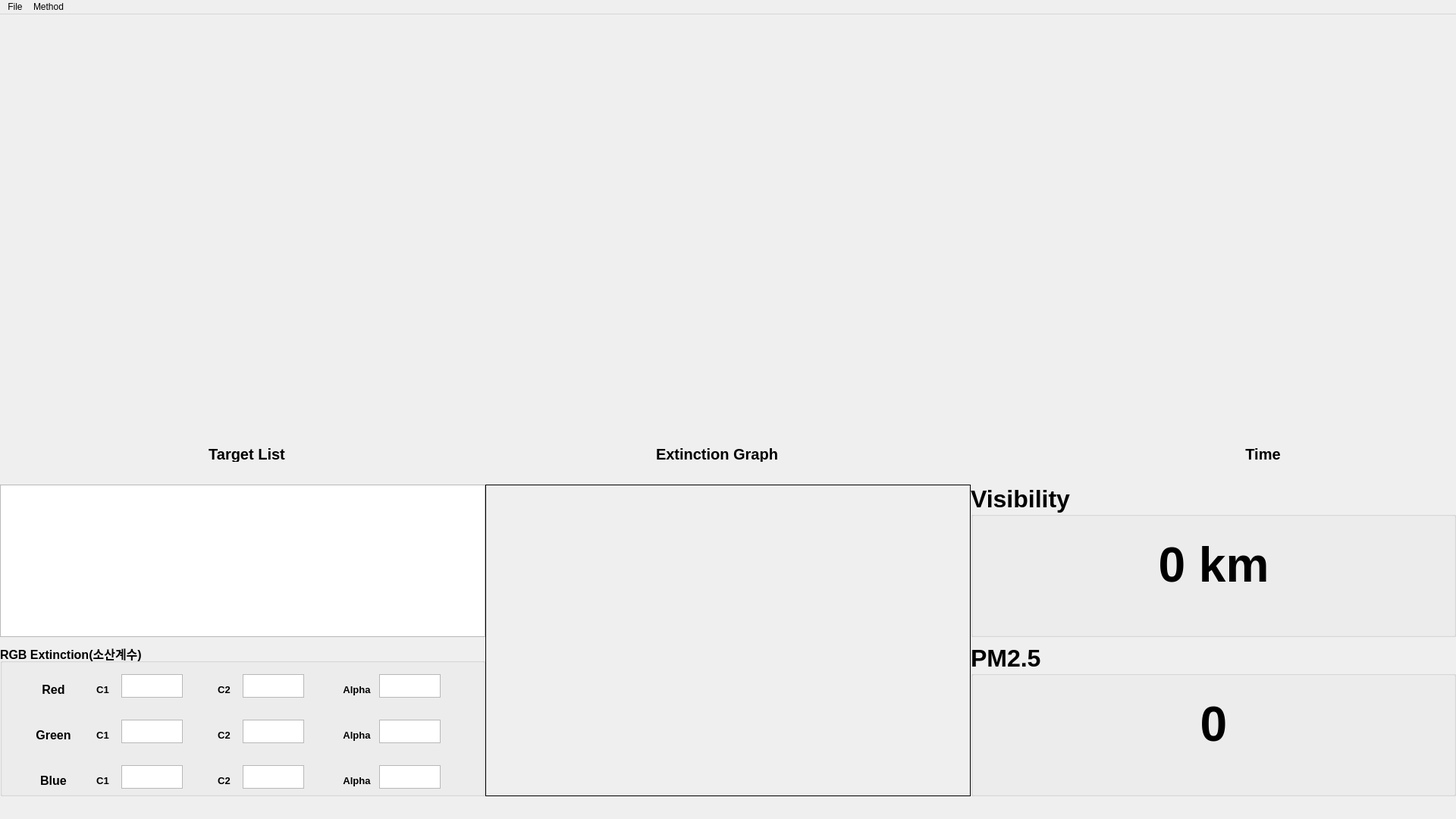
<?xml version="1.0" encoding="UTF-8"?>
<ui version="4.0">
 <class>MainWindow</class>
 <widget class="QMainWindow" name="MainWindow">
  <property name="geometry">
   <rect>
    <x>0</x>
    <y>0</y>
    <width>1920</width>
    <height>1080</height>
   </rect>
  </property>
  <property name="minimumSize">
   <size>
    <width>1920</width>
    <height>0</height>
   </size>
  </property>
  <property name="maximumSize">
   <size>
    <width>1920</width>
    <height>1080</height>
   </size>
  </property>
  <property name="windowTitle">
   <string>ND01</string>
  </property>
  <property name="statusTip">
   <string notr="true"/>
  </property>
  <property name="styleSheet">
   <string notr="true"/>
  </property>
  <widget class="QWidget" name="centralwidget">
   <property name="maximumSize">
    <size>
     <width>1920</width>
     <height>1080</height>
    </size>
   </property>
   <property name="mouseTracking">
    <bool>true</bool>
   </property>
   <property name="styleSheet">
    <string notr="true"/>
   </property>
   <widget class="QWidget" name="gridLayoutWidget">
    <property name="geometry">
     <rect>
      <x>0</x>
      <y>0</y>
      <width>1921</width>
      <height>551</height>
     </rect>
    </property>
    <layout class="QGridLayout" name="gridLayout">
     <property name="sizeConstraint">
      <enum>QLayout::SetDefaultConstraint</enum>
     </property>
     <property name="spacing">
      <number>0</number>
     </property>
    </layout>
   </widget>
   <widget class="QLabel" name="image_label">
    <property name="geometry">
     <rect>
      <x>0</x>
      <y>0</y>
      <width>1919</width>
      <height>540</height>
     </rect>
    </property>
    <property name="styleSheet">
     <string notr="true"/>
    </property>
    <property name="text">
     <string/>
    </property>
    <property name="scaledContents">
     <bool>true</bool>
    </property>
   </widget>
   <widget class="QLabel" name="graph_label">
    <property name="geometry">
     <rect>
      <x>640</x>
      <y>620</y>
      <width>640</width>
      <height>411</height>
     </rect>
    </property>
    <property name="maximumSize">
     <size>
      <width>16777215</width>
      <height>16777215</height>
     </size>
    </property>
    <property name="font">
     <font>
      <pointsize>30</pointsize>
      <weight>75</weight>
      <bold>true</bold>
     </font>
    </property>
    <property name="styleSheet">
     <string notr="true">border: 1px solid black;
</string>
    </property>
    <property name="text">
     <string/>
    </property>
    <property name="alignment">
     <set>Qt::AlignCenter</set>
    </property>
   </widget>
   <widget class="QListWidget" name="imagelist">
    <property name="geometry">
     <rect>
      <x>0</x>
      <y>620</y>
      <width>640</width>
      <height>201</height>
     </rect>
    </property>
    <property name="mouseTracking">
     <bool>false</bool>
    </property>
    <property name="contextMenuPolicy">
     <enum>Qt::DefaultContextMenu</enum>
    </property>
    <property name="autoFillBackground">
     <bool>false</bool>
    </property>
    <property name="styleSheet">
     <string notr="true"/>
    </property>
    <property name="lineWidth">
     <number>0</number>
    </property>
    <property name="autoScrollMargin">
     <number>1</number>
    </property>
    <property name="showDropIndicator" stdset="0">
     <bool>false</bool>
    </property>
    <property name="dragEnabled">
     <bool>false</bool>
    </property>
    <property name="dragDropMode">
     <enum>QAbstractItemView::DragOnly</enum>
    </property>
    <property name="selectionMode">
     <enum>QAbstractItemView::NoSelection</enum>
    </property>
    <property name="iconSize">
     <size>
      <width>200</width>
      <height>200</height>
     </size>
    </property>
    <property name="textElideMode">
     <enum>Qt::ElideMiddle</enum>
    </property>
    <property name="movement">
     <enum>QListView::Free</enum>
    </property>
    <property name="flow">
     <enum>QListView::LeftToRight</enum>
    </property>
    <property name="spacing">
     <number>0</number>
    </property>
    <property name="uniformItemSizes">
     <bool>false</bool>
    </property>
    <property name="wordWrap">
     <bool>true</bool>
    </property>
    <property name="selectionRectVisible">
     <bool>true</bool>
    </property>
   </widget>
   <widget class="QGroupBox" name="extiction_groupbox">
    <property name="geometry">
     <rect>
      <x>0</x>
      <y>830</y>
      <width>640</width>
      <height>201</height>
     </rect>
    </property>
    <property name="font">
     <font>
      <pointsize>12</pointsize>
      <weight>75</weight>
      <bold>true</bold>
     </font>
    </property>
    <property name="styleSheet">
     <string notr="true"/>
    </property>
    <property name="title">
     <string>RGB Extinction(소산계수)</string>
    </property>
    <widget class="QLabel" name="red_label">
     <property name="geometry">
      <rect>
       <x>40</x>
       <y>50</y>
       <width>61</width>
       <height>21</height>
      </rect>
     </property>
     <property name="text">
      <string>Red</string>
     </property>
     <property name="alignment">
      <set>Qt::AlignCenter</set>
     </property>
    </widget>
    <widget class="QLabel" name="green_label">
     <property name="geometry">
      <rect>
       <x>40</x>
       <y>110</y>
       <width>61</width>
       <height>21</height>
      </rect>
     </property>
     <property name="text">
      <string>Green</string>
     </property>
     <property name="alignment">
      <set>Qt::AlignCenter</set>
     </property>
    </widget>
    <widget class="QLabel" name="blue_label">
     <property name="geometry">
      <rect>
       <x>40</x>
       <y>170</y>
       <width>61</width>
       <height>21</height>
      </rect>
     </property>
     <property name="text">
      <string>Blue</string>
     </property>
     <property name="alignment">
      <set>Qt::AlignCenter</set>
     </property>
    </widget>
    <widget class="QTextEdit" name="r_c1_textbox">
     <property name="geometry">
      <rect>
       <x>160</x>
       <y>40</y>
       <width>81</width>
       <height>31</height>
      </rect>
     </property>
     <property name="font">
      <font>
       <family>Arial</family>
       <pointsize>11</pointsize>
       <weight>75</weight>
       <bold>true</bold>
      </font>
     </property>
     <property name="verticalScrollBarPolicy">
      <enum>Qt::ScrollBarAlwaysOff</enum>
     </property>
     <property name="horizontalScrollBarPolicy">
      <enum>Qt::ScrollBarAlwaysOff</enum>
     </property>
    </widget>
    <widget class="QLabel" name="r_c1_label">
     <property name="geometry">
      <rect>
       <x>120</x>
       <y>50</y>
       <width>31</width>
       <height>21</height>
      </rect>
     </property>
     <property name="font">
      <font>
       <pointsize>10</pointsize>
      </font>
     </property>
     <property name="text">
      <string>C1</string>
     </property>
     <property name="alignment">
      <set>Qt::AlignCenter</set>
     </property>
    </widget>
    <widget class="QTextEdit" name="r_c2_textbox">
     <property name="geometry">
      <rect>
       <x>320</x>
       <y>40</y>
       <width>81</width>
       <height>31</height>
      </rect>
     </property>
     <property name="font">
      <font>
       <family>Arial</family>
       <pointsize>11</pointsize>
       <weight>75</weight>
       <bold>true</bold>
      </font>
     </property>
     <property name="verticalScrollBarPolicy">
      <enum>Qt::ScrollBarAlwaysOff</enum>
     </property>
     <property name="horizontalScrollBarPolicy">
      <enum>Qt::ScrollBarAlwaysOff</enum>
     </property>
    </widget>
    <widget class="QLabel" name="r_c2_label">
     <property name="geometry">
      <rect>
       <x>280</x>
       <y>50</y>
       <width>31</width>
       <height>21</height>
      </rect>
     </property>
     <property name="font">
      <font>
       <pointsize>10</pointsize>
      </font>
     </property>
     <property name="text">
      <string>C2</string>
     </property>
     <property name="alignment">
      <set>Qt::AlignCenter</set>
     </property>
    </widget>
    <widget class="QTextEdit" name="r_alpha_textbox">
     <property name="geometry">
      <rect>
       <x>500</x>
       <y>40</y>
       <width>81</width>
       <height>31</height>
      </rect>
     </property>
     <property name="font">
      <font>
       <family>Arial</family>
       <pointsize>11</pointsize>
       <weight>75</weight>
       <bold>true</bold>
      </font>
     </property>
     <property name="verticalScrollBarPolicy">
      <enum>Qt::ScrollBarAlwaysOff</enum>
     </property>
     <property name="horizontalScrollBarPolicy">
      <enum>Qt::ScrollBarAlwaysOff</enum>
     </property>
    </widget>
    <widget class="QLabel" name="r_alpha_label">
     <property name="geometry">
      <rect>
       <x>450</x>
       <y>50</y>
       <width>41</width>
       <height>21</height>
      </rect>
     </property>
     <property name="font">
      <font>
       <pointsize>10</pointsize>
      </font>
     </property>
     <property name="text">
      <string>Alpha</string>
     </property>
     <property name="alignment">
      <set>Qt::AlignCenter</set>
     </property>
    </widget>
    <widget class="QTextEdit" name="g_c2_textbox">
     <property name="geometry">
      <rect>
       <x>320</x>
       <y>100</y>
       <width>81</width>
       <height>31</height>
      </rect>
     </property>
     <property name="font">
      <font>
       <family>Arial</family>
       <pointsize>11</pointsize>
       <weight>75</weight>
       <bold>true</bold>
      </font>
     </property>
     <property name="verticalScrollBarPolicy">
      <enum>Qt::ScrollBarAlwaysOff</enum>
     </property>
     <property name="horizontalScrollBarPolicy">
      <enum>Qt::ScrollBarAlwaysOff</enum>
     </property>
    </widget>
    <widget class="QLabel" name="g_alpha_label">
     <property name="geometry">
      <rect>
       <x>450</x>
       <y>110</y>
       <width>41</width>
       <height>21</height>
      </rect>
     </property>
     <property name="font">
      <font>
       <pointsize>10</pointsize>
      </font>
     </property>
     <property name="text">
      <string>Alpha</string>
     </property>
     <property name="alignment">
      <set>Qt::AlignCenter</set>
     </property>
    </widget>
    <widget class="QTextEdit" name="g_alpha_textbox">
     <property name="geometry">
      <rect>
       <x>500</x>
       <y>100</y>
       <width>81</width>
       <height>31</height>
      </rect>
     </property>
     <property name="font">
      <font>
       <family>Arial</family>
       <pointsize>11</pointsize>
       <weight>75</weight>
       <bold>true</bold>
      </font>
     </property>
     <property name="verticalScrollBarPolicy">
      <enum>Qt::ScrollBarAlwaysOff</enum>
     </property>
     <property name="horizontalScrollBarPolicy">
      <enum>Qt::ScrollBarAlwaysOff</enum>
     </property>
    </widget>
    <widget class="QLabel" name="g_c2_label">
     <property name="geometry">
      <rect>
       <x>280</x>
       <y>110</y>
       <width>31</width>
       <height>21</height>
      </rect>
     </property>
     <property name="font">
      <font>
       <pointsize>10</pointsize>
      </font>
     </property>
     <property name="text">
      <string>C2</string>
     </property>
     <property name="alignment">
      <set>Qt::AlignCenter</set>
     </property>
    </widget>
    <widget class="QTextEdit" name="g_c1_textbox">
     <property name="geometry">
      <rect>
       <x>160</x>
       <y>100</y>
       <width>81</width>
       <height>31</height>
      </rect>
     </property>
     <property name="font">
      <font>
       <family>Arial</family>
       <pointsize>11</pointsize>
       <weight>75</weight>
       <bold>true</bold>
      </font>
     </property>
     <property name="verticalScrollBarPolicy">
      <enum>Qt::ScrollBarAlwaysOff</enum>
     </property>
     <property name="horizontalScrollBarPolicy">
      <enum>Qt::ScrollBarAlwaysOff</enum>
     </property>
    </widget>
    <widget class="QLabel" name="g_c1_label">
     <property name="geometry">
      <rect>
       <x>120</x>
       <y>110</y>
       <width>31</width>
       <height>21</height>
      </rect>
     </property>
     <property name="font">
      <font>
       <pointsize>10</pointsize>
      </font>
     </property>
     <property name="text">
      <string>C1</string>
     </property>
     <property name="alignment">
      <set>Qt::AlignCenter</set>
     </property>
    </widget>
    <widget class="QTextEdit" name="b_c1_textbox">
     <property name="geometry">
      <rect>
       <x>160</x>
       <y>160</y>
       <width>81</width>
       <height>31</height>
      </rect>
     </property>
     <property name="font">
      <font>
       <family>Arial</family>
       <pointsize>11</pointsize>
       <weight>75</weight>
       <bold>true</bold>
      </font>
     </property>
     <property name="verticalScrollBarPolicy">
      <enum>Qt::ScrollBarAlwaysOff</enum>
     </property>
     <property name="horizontalScrollBarPolicy">
      <enum>Qt::ScrollBarAlwaysOff</enum>
     </property>
    </widget>
    <widget class="QTextEdit" name="b_alpha_textbox">
     <property name="geometry">
      <rect>
       <x>500</x>
       <y>160</y>
       <width>81</width>
       <height>31</height>
      </rect>
     </property>
     <property name="font">
      <font>
       <family>Arial</family>
       <pointsize>11</pointsize>
       <weight>75</weight>
       <bold>true</bold>
      </font>
     </property>
     <property name="verticalScrollBarPolicy">
      <enum>Qt::ScrollBarAlwaysOff</enum>
     </property>
     <property name="horizontalScrollBarPolicy">
      <enum>Qt::ScrollBarAlwaysOff</enum>
     </property>
    </widget>
    <widget class="QLabel" name="b_alpha_label">
     <property name="geometry">
      <rect>
       <x>450</x>
       <y>170</y>
       <width>41</width>
       <height>21</height>
      </rect>
     </property>
     <property name="font">
      <font>
       <pointsize>10</pointsize>
      </font>
     </property>
     <property name="text">
      <string>Alpha</string>
     </property>
     <property name="alignment">
      <set>Qt::AlignCenter</set>
     </property>
    </widget>
    <widget class="QLabel" name="b_c2_label">
     <property name="geometry">
      <rect>
       <x>280</x>
       <y>170</y>
       <width>31</width>
       <height>21</height>
      </rect>
     </property>
     <property name="font">
      <font>
       <pointsize>10</pointsize>
      </font>
     </property>
     <property name="text">
      <string>C2</string>
     </property>
     <property name="alignment">
      <set>Qt::AlignCenter</set>
     </property>
    </widget>
    <widget class="QLabel" name="b_c1_label">
     <property name="geometry">
      <rect>
       <x>120</x>
       <y>170</y>
       <width>31</width>
       <height>21</height>
      </rect>
     </property>
     <property name="font">
      <font>
       <pointsize>10</pointsize>
      </font>
     </property>
     <property name="text">
      <string>C1</string>
     </property>
     <property name="alignment">
      <set>Qt::AlignCenter</set>
     </property>
    </widget>
    <widget class="QTextEdit" name="b_c2_textbox">
     <property name="geometry">
      <rect>
       <x>320</x>
       <y>160</y>
       <width>81</width>
       <height>31</height>
      </rect>
     </property>
     <property name="font">
      <font>
       <family>Arial</family>
       <pointsize>11</pointsize>
       <weight>75</weight>
       <bold>true</bold>
      </font>
     </property>
     <property name="verticalScrollBarPolicy">
      <enum>Qt::ScrollBarAlwaysOff</enum>
     </property>
     <property name="horizontalScrollBarPolicy">
      <enum>Qt::ScrollBarAlwaysOff</enum>
     </property>
    </widget>
   </widget>
   <widget class="QLabel" name="graph_label_name">
    <property name="geometry">
     <rect>
      <x>860</x>
      <y>570</y>
      <width>171</width>
      <height>20</height>
     </rect>
    </property>
    <property name="font">
     <font>
      <pointsize>15</pointsize>
      <weight>75</weight>
      <bold>true</bold>
     </font>
    </property>
    <property name="styleSheet">
     <string notr="true"/>
    </property>
    <property name="text">
     <string>Extinction Graph</string>
    </property>
    <property name="alignment">
     <set>Qt::AlignCenter</set>
    </property>
   </widget>
   <widget class="QLabel" name="targetlist_label_name">
    <property name="geometry">
     <rect>
      <x>240</x>
      <y>570</y>
      <width>171</width>
      <height>20</height>
     </rect>
    </property>
    <property name="font">
     <font>
      <pointsize>15</pointsize>
      <weight>75</weight>
      <bold>true</bold>
     </font>
    </property>
    <property name="styleSheet">
     <string notr="true"/>
    </property>
    <property name="text">
     <string>Target List</string>
    </property>
    <property name="alignment">
     <set>Qt::AlignCenter</set>
    </property>
   </widget>
   <widget class="QLabel" name="time_label_name">
    <property name="geometry">
     <rect>
      <x>1560</x>
      <y>570</y>
      <width>211</width>
      <height>20</height>
     </rect>
    </property>
    <property name="font">
     <font>
      <pointsize>15</pointsize>
      <weight>75</weight>
      <bold>true</bold>
     </font>
    </property>
    <property name="styleSheet">
     <string notr="true"/>
    </property>
    <property name="text">
     <string>Time</string>
    </property>
    <property name="alignment">
     <set>Qt::AlignCenter</set>
    </property>
   </widget>
   <widget class="QGroupBox" name="visibility_groupbox">
    <property name="geometry">
     <rect>
      <x>1280</x>
      <y>620</y>
      <width>640</width>
      <height>201</height>
     </rect>
    </property>
    <property name="font">
     <font>
      <family>Arial</family>
      <pointsize>24</pointsize>
      <weight>75</weight>
      <bold>true</bold>
     </font>
    </property>
    <property name="styleSheet">
     <string notr="true"/>
    </property>
    <property name="title">
     <string>Visibility</string>
    </property>
    <widget class="QLabel" name="visibility_value">
     <property name="geometry">
      <rect>
       <x>170</x>
       <y>50</y>
       <width>301</width>
       <height>111</height>
      </rect>
     </property>
     <property name="font">
      <font>
       <family>Arial</family>
       <pointsize>48</pointsize>
       <weight>75</weight>
       <bold>true</bold>
      </font>
     </property>
     <property name="styleSheet">
      <string notr="true"/>
     </property>
     <property name="text">
      <string>0 km</string>
     </property>
     <property name="alignment">
      <set>Qt::AlignCenter</set>
     </property>
    </widget>
   </widget>
   <widget class="QGroupBox" name="pm25_groupbox">
    <property name="geometry">
     <rect>
      <x>1280</x>
      <y>830</y>
      <width>640</width>
      <height>201</height>
     </rect>
    </property>
    <property name="font">
     <font>
      <family>Arial</family>
      <pointsize>24</pointsize>
      <weight>75</weight>
      <bold>true</bold>
     </font>
    </property>
    <property name="styleSheet">
     <string notr="true"/>
    </property>
    <property name="title">
     <string>PM2.5</string>
    </property>
    <widget class="QLabel" name="pm25_value">
     <property name="geometry">
      <rect>
       <x>170</x>
       <y>50</y>
       <width>301</width>
       <height>111</height>
      </rect>
     </property>
     <property name="font">
      <font>
       <family>Arial</family>
       <pointsize>48</pointsize>
       <weight>75</weight>
       <bold>true</bold>
      </font>
     </property>
     <property name="styleSheet">
      <string notr="true"/>
     </property>
     <property name="text">
      <string>0</string>
     </property>
     <property name="alignment">
      <set>Qt::AlignCenter</set>
     </property>
    </widget>
   </widget>
  </widget>
  <widget class="QMenuBar" name="menubar">
   <property name="enabled">
    <bool>true</bool>
   </property>
   <property name="geometry">
    <rect>
     <x>0</x>
     <y>0</y>
     <width>1920</width>
     <height>21</height>
    </rect>
   </property>
   <property name="contextMenuPolicy">
    <enum>Qt::DefaultContextMenu</enum>
   </property>
   <property name="autoFillBackground">
    <bool>false</bool>
   </property>
   <property name="styleSheet">
    <string notr="true"/>
   </property>
   <property name="defaultUp">
    <bool>false</bool>
   </property>
   <property name="nativeMenuBar">
    <bool>false</bool>
   </property>
   <widget class="QMenu" name="menuFile">
    <property name="title">
     <string>File</string>
    </property>
    <property name="toolTipsVisible">
     <bool>true</bool>
    </property>
    <widget class="QMenu" name="menustart">
     <property name="geometry">
      <rect>
       <x>0</x>
       <y>0</y>
       <width>172</width>
       <height>169</height>
      </rect>
     </property>
     <property name="styleSheet">
      <string notr="true"/>
     </property>
     <property name="tearOffEnabled">
      <bool>false</bool>
     </property>
     <property name="title">
      <string>Camera</string>
     </property>
     <property name="toolTipsVisible">
      <bool>true</bool>
     </property>
     <addaction name="separator"/>
     <addaction name="actionPNM_9030V"/>
     <addaction name="actionQNO_8020R"/>
     <addaction name="actionWebcam"/>
     <addaction name="actionRpi_Telephoto_lens"/>
     <addaction name="actionRpi_noir"/>
    </widget>
    <addaction name="menustart"/>
    <addaction name="actionImage"/>
    <addaction name="actionupdate"/>
   </widget>
   <widget class="QMenu" name="menuMethod">
    <property name="title">
     <string>Method</string>
    </property>
    <addaction name="actionPrint"/>
   </widget>
   <addaction name="menuFile"/>
   <addaction name="menuMethod"/>
  </widget>
  <widget class="QStatusBar" name="statusbar">
   <property name="enabled">
    <bool>true</bool>
   </property>
   <property name="maximumSize">
    <size>
     <width>0</width>
     <height>0</height>
    </size>
   </property>
   <property name="sizeGripEnabled">
    <bool>false</bool>
   </property>
  </widget>
  <action name="actionupdate">
   <property name="text">
    <string>Update</string>
   </property>
  </action>
  <action name="actionPNM_9030V">
   <property name="text">
    <string>PNM-9030V</string>
   </property>
  </action>
  <action name="actionQNO_8020R">
   <property name="text">
    <string>QNO-8020R</string>
   </property>
  </action>
  <action name="actionWebcam">
   <property name="text">
    <string>Webcam</string>
   </property>
  </action>
  <action name="actionPrint">
   <property name="text">
    <string>Print</string>
   </property>
  </action>
  <action name="actionRpi_Telephoto_lens">
   <property name="text">
    <string>Rpi-Telephoto-lens</string>
   </property>
  </action>
  <action name="actionRpi_noir">
   <property name="text">
    <string>Rpi-Noir</string>
   </property>
  </action>
  <action name="actionImage">
   <property name="enabled">
    <bool>true</bool>
   </property>
   <property name="text">
    <string>Image</string>
   </property>
  </action>
 </widget>
 <resources/>
 <connections/>
</ui>
